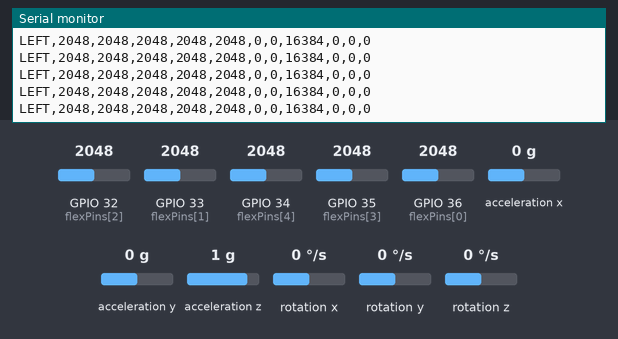
Bench run of a sketch on a simulated ESP32. On the bench: the last lines printed to the serial monitor. Inputs (shaded band) come from the test bench; at power-on: acceleration x 0 g, GPIO 32 (flexPins[2]) = 2048, GPIO 33 (flexPins[1]) = 2048, GPIO 34 (flexPins[4]) = 2048, GPIO 35 (flexPins[3]) = 2048, GPIO 36 (flexPins[0]) = 2048, acceleration y 0 g, acceleration z 1 g, rotation x 0 °/s, rotation y 0 °/s, rotation z 0 °/s.

Above: at 2.2 s.
2.3 s: acceleration x set to -1.4 g
At 2.32 s:
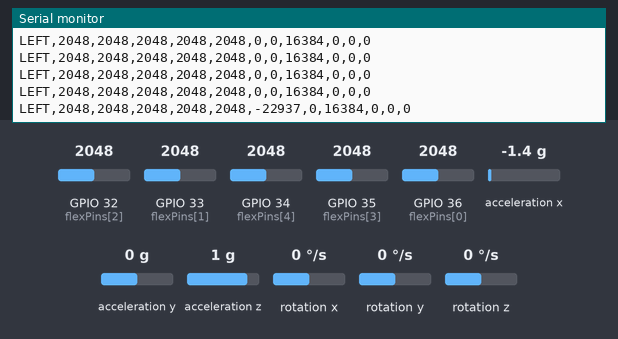
3.8 s: GPIO 32 (flexPins[2]) set to 2866
At 3.85 s:
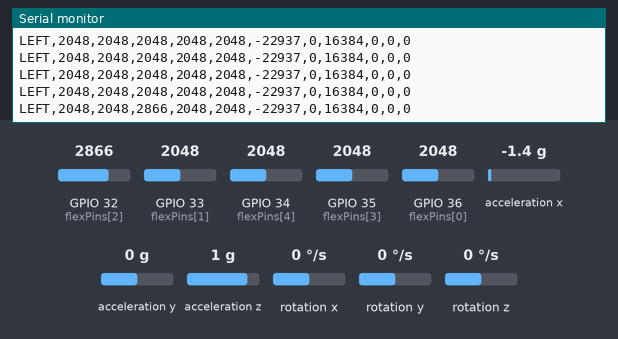
5.3 s: GPIO 33 (flexPins[1]) set to 2866
At 5.32 s:
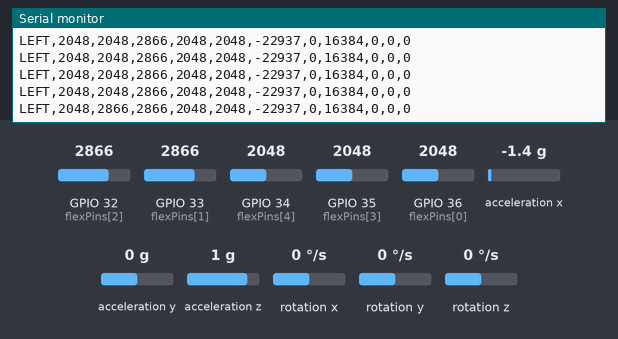
6.8 s: GPIO 34 (flexPins[4]) set to 2866
At 6.84 s:
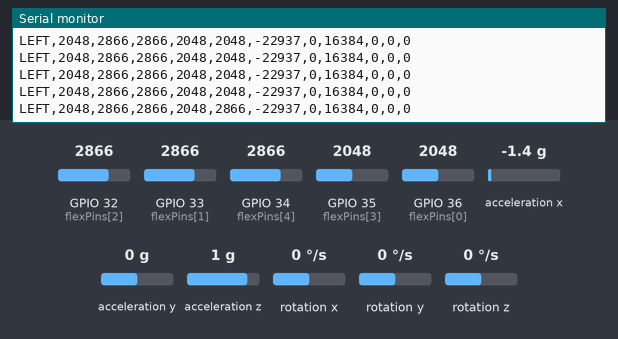
8.3 s: GPIO 35 (flexPins[3]) set to 2866
At 8.32 s:
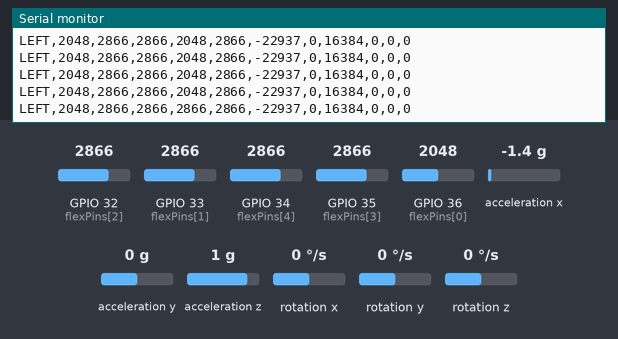
9.8 s: GPIO 36 (flexPins[0]) set to 2866
At 9.84 s:
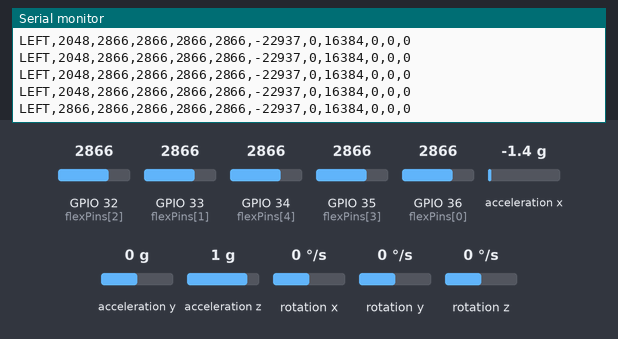

Measured:
- after the input at 2.3 s, the serial monitor: prints a new line at once (image 1)
- after the input at 3.8 s, the serial monitor: prints a new line at once (image 2)
- after the input at 5.3 s, the serial monitor: prints a new line at once (image 3)
- after the input at 6.8 s, the serial monitor: prints a new line at once (image 4)
- after the input at 8.3 s, the serial monitor: prints a new line at once (image 5)
- after the input at 9.8 s, the serial monitor: prints a new line at once (image 6)

The sketch:

com_8_and_7_dataset.ino
```cpp
#include <Wire.h>
#include <MPU6050.h>

MPU6050 mpu;

const int flexPins[5] = {36, 33, 32, 35, 34};

void setup() {
  Serial.begin(115200);
  delay(1000);

  Wire.begin(21, 22);
  mpu.initialize();

  Serial.println("ESP32 READY");
}

void loop() {

  int16_t ax, ay, az, gx, gy, gz;
  mpu.getMotion6(&ax, &ay, &az, &gx, &gy, &gz);

  int flex[5];
  for (int i = 0; i < 5; i++) {
    flex[i] = analogRead(flexPins[i]);
  }

  // 👇 ADD THIS
  Serial.print("LEFT,");

  for (int i = 0; i < 5; i++) {
    Serial.print(flex[i]);
    Serial.print(",");
  }

  Serial.print(ax); Serial.print(",");
  Serial.print(ay); Serial.print(",");
  Serial.print(az); Serial.print(",");
  Serial.print(gx); Serial.print(",");
  Serial.print(gy); Serial.print(",");
  Serial.println(gz);

  delay(50);
}
```
